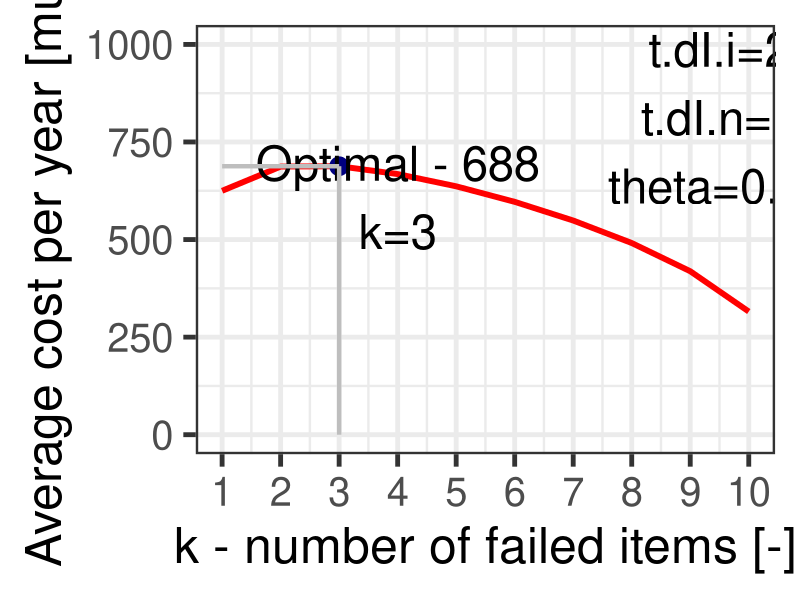
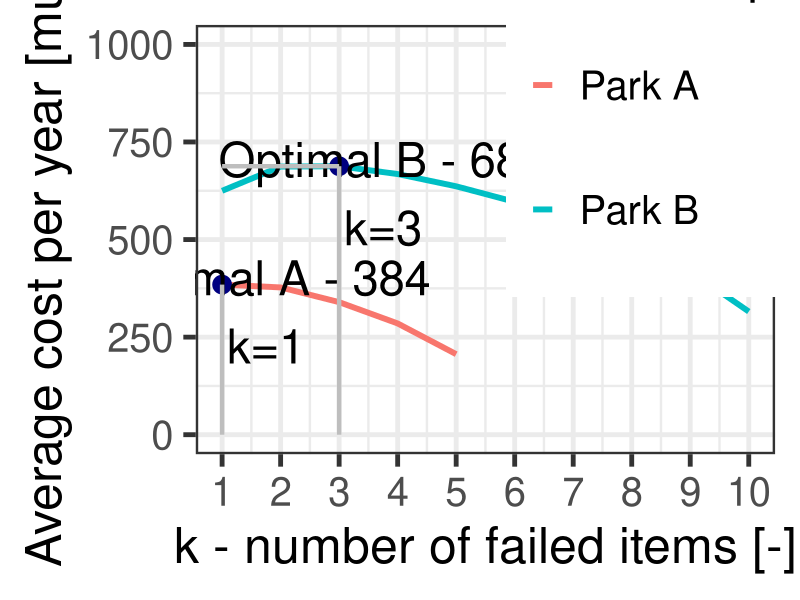
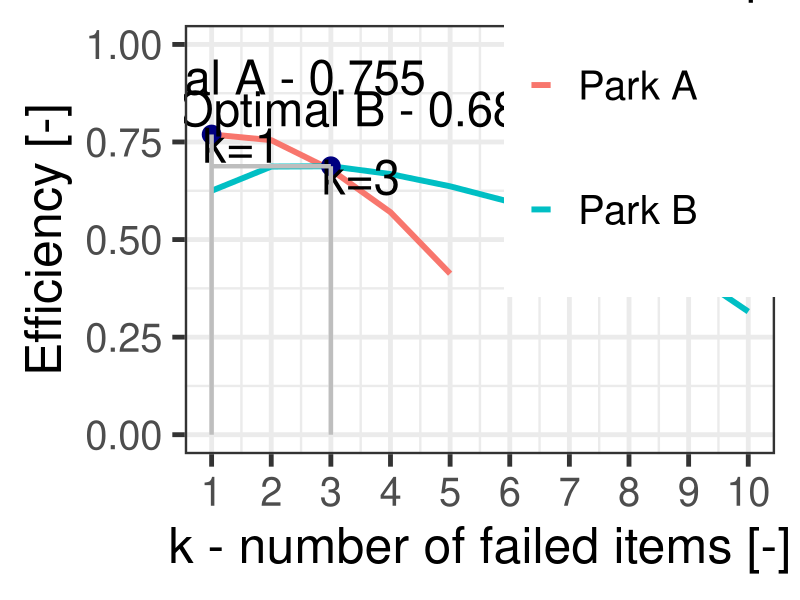
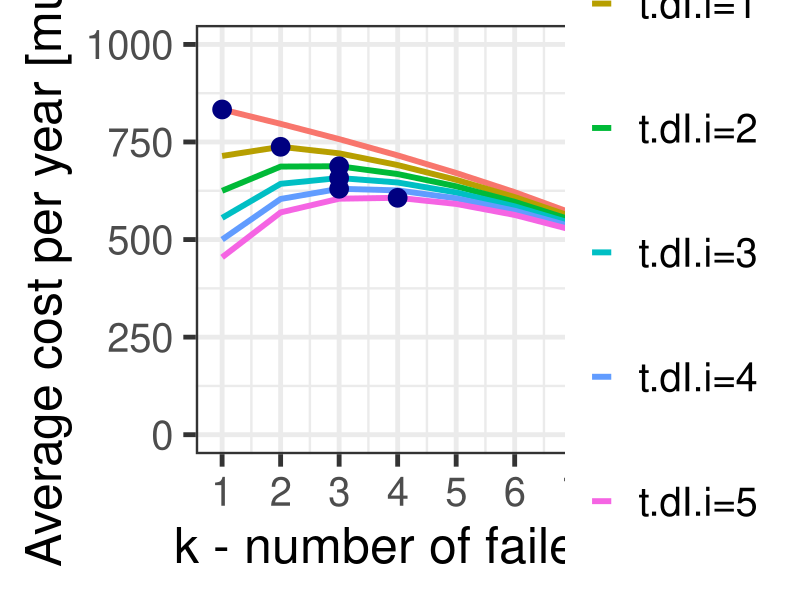
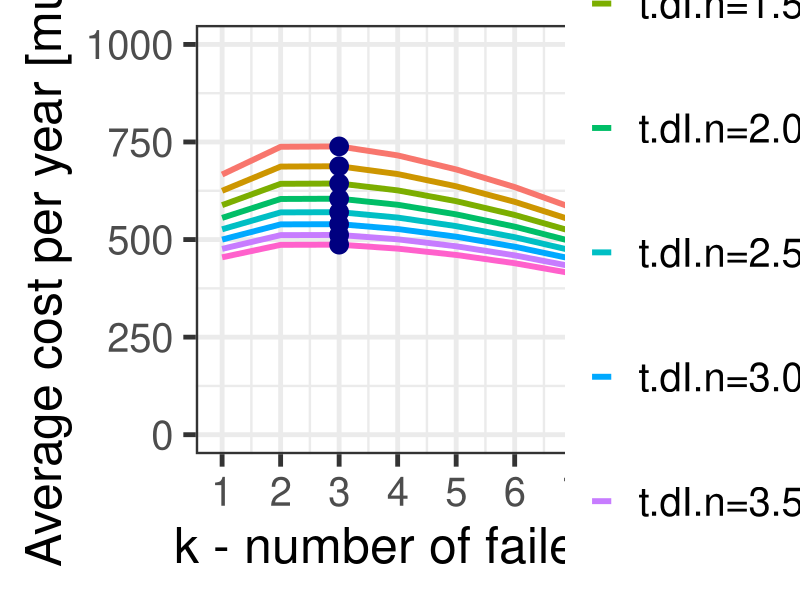

R code for these plots, in order:
# *-----------------------------------------------------------------
# | PROBLEM NUMBER: 4.1
# | PROBLEM NAME: Wind Mill Parks
# | UPDATE: AE     
# | DESCRIPTION: As an energy company operating Wind Mill Parks, the
# |              efficiency of operating the park with an IS is 
# |              considered, as well as the effect of a change in
# |              duration of intervention.
# | 
# | KEYWORDS: Wind mill, trigger, optimisation, cost, efficiency, 
# |           state-dependent, 
# *-----------------------------------------------------------------

### ------------------DATA AND PACKAGE IMPORT-----------------

rm(list=ls()) # clear the memory and items in R console

library(ggplot2)
library(tidyr)

### ------------------VARIABLE DEFINITION---------------------

## First we want to define the variables used for the program.

### ---------------VARIABLE INPUT-------------------

# Question A

N       <- 10   # number of items
C.bI.o  <- 100  # Money received if item in operation
C.bI.f  <- 0    # Penalty if item not operating
t.dI.i  <- 2    # fixed down-time
t.dI.n  <- 1    # variable down-time per failed item
THETA   <- 0.02 # the rate parameter

# For Question B, the original Wind mill park becomes Park B and 
# Park A isassigned the following variables:

N.A       <- 5
C.bI.o.A  <- 100  # Money received if the system in operation
t.dI.i.A  <- 2    # weeks on the site (fix)
t.dI.n.A  <- 1    # additional time L
THETA.A   <- 0.02

N.B       <- N        # number of items
C.bI.o.B  <- C.bI.o   # Money received if item in operation
t.dI.i.B  <- t.dI.i   # fixed down-time
t.dI.n.B  <- t.dI.n   # variable down-time per failed item
THETA.B   <- THETA 

t.dI.i.c <- seq(from=0, to=5, by=1)
t.dI.n.d <- seq(from=0.5, to=4, by=0.5)

### ---------------PROGRAM OUTPUT-------------------

# Define empty matrices for eta and chi for parts c and d of 
# the exercise

eta.c <- matrix(ncol=length(t.dI.i.c), nrow=N)
eta.d <- matrix(ncol=length(t.dI.n.d), nrow=N)
chi.c <- matrix(ncol=length(t.dI.i.c), nrow=N)
chi.d <- matrix(ncol=length(t.dI.n.d), nrow=N)


chifunction <- function(N,t.dI.i,t.dI.n,THETA,C.bI.o)
{
  W     <- matrix(nrow=N) #total system time during 1 repair cycle
  t.bI  <- matrix(nrow=N) 
  t.dI  <- matrix(nrow=N) 
  res   <- matrix(ncol=2, nrow=N) 
  eta   <- matrix(nrow=N) 
  chi   <- matrix(nrow=N) 
  A     <- matrix(nrow=N) 
  for (k in 1:N)
  {
    W[k]  <- k/THETA
    for (i in 1:k)
    {
      if (i==1)
      {
        A[i]=1/(N-i+1)
      } 
      else 
      {
        A[i]=A[i-1]+1/(N-i+1)
      }
    }
    t.bI <- A
  }
  for (k in 1:N)
  {
    t.dI[k]=t.dI.i+t.dI.n*k
    eta[k]=C.bI.o*(k/THETA)/((t.bI[k]/THETA)+t.dI[k])
    chi[k]=(1/N)*(k/THETA)/((t.bI[k]/THETA)+t.dI[k])
    res[k,1] <- eta[k]
    res[k,2] <- chi[k]
  }
  return(res)
}




### ------------------CALCULATIONS-------------------

cat('----------------------Question A--------------------------\n')

results <- chifunction(N,t.dI.i,t.dI.n,THETA,C.bI.o)
eta.a   <- results[,1]
chi.a   <- results[,2]
print('Optimal Intervention Strategy is T=')
print(which.max(eta.a))
print('where eta=')
print(max(eta.a))
print('Sensitivity can be analysed on the Graph.')

cat('----------------------Question B--------------------------\n')

eta.B <- eta.a
chi.B <- chi.a

results <- chifunction(N.A,t.dI.i.A,t.dI.n.A,THETA.A,C.bI.o.A)
eta.A   <- results[,1]
chi.A   <- results[,2]

print('When k=2 is the triggering state, the efficiency for each
      wind mill park')
print('Park A')
print(chi.A[2])
print('Park B')
print(chi.B[2])

cat('----------------------Question C--------------------------\n')

# For Question C, the original wind mill park is used to consider  
# how sensitive fixed down-time is to change. We consider t0 to be
# on the range 1-5 weeks.

for (u in 1:length(t.dI.i.c))
{
  results <- chifunction(N,t.dI.i.c[u],t.dI.n,THETA,C.bI.o)
  eta   <- results[,1]
  chi   <- results[,2]
  
  eta.c[,u] <- eta
  chi.c[,u] <- chi
}
print('As the fixed duration of intervention varies, so does the
      optimal IS')
print('For N=1 to N=5, k varies from k=2 to k=4')

cat('----------------------Question D--------------------------\n')

# For Question D, the original wind mill park is used to consider 
# how sensitive variable down-time is to change. We consider L to be
# on the range 0.5-4 weeks.



for (v in 1:length(t.dI.n.d))
{
  results <- chifunction(N,t.dI.i,t.dI.n.d[v],THETA,C.bI.o)
  eta   <- results[,1]
  chi   <- results[,2]
  
  eta.d[,v] <- eta
  chi.d[,v] <- chi
}

print('Regardless of length of variable intervention time, the
      optimal IS is k=3')

### --------------------PLOT--------------------
## The following code is only for plotting the figure given as 
## a solution to the Exercise

rdf <- as.data.frame(cbind(1:N,eta.a))
names(rdf) <- c("k","eta")

plotetaT <- ggplot(data=rdf,aes(x=k,y=eta)) + 
  geom_line(size=2,color="red") + 
  xlab("k - number of failed items [-]") + 
  ylab("Average cost per year [mu/tu]") + # Set axis labels
  scale_x_continuous(breaks = seq(0, max(rdf$k), by = 1)) +
  ylim(0,1000) +
  theme_bw(base_size=36) 

# Let us collect the optimal points in the data frame optimal

optimal <- as.data.frame(matrix(nrow=1,ncol=2))
names(optimal) <- c("x","y")

data <- rdf
optimal[1,1] <- data$k[which.max(data$eta)]
optimal[1,2] <- max(data$eta)

optlines <- data.frame(key = c("z","z")
                       , x0 = c(min(rdf$k)
                                ,optimal$x)
                       , x1 = c(optimal$x
                                ,optimal$x)
                       , y0 = c(optimal$y,optimal$y)
                       , y1 = c(optimal$y,0))

# Now we add these points to the graph before exporting
plotetaT + geom_point(data=optimal
                      , aes(x=x
                            , y=y)
                      , colour="navyblue"
                      , size=6) +
  annotate("text", label="Optimal - 688\nk=3"
           , x=optimal[1,1]+1, y=optimal[1,2]-80
           , size=12) +
  annotate("text", label="n=10\nt.dI.i=2\nt.dI.n=1\ntheta=0.02"
           , x=9.5, y=900
           , size=12) +
  geom_segment(aes(x = x0, y = y0
                   , xend = x1, yend = y1)
               , data = optlines
               , size = 1.5
               , color= "grey") # Also draw lines to optimal point



dev.copy(png,'E4-01_etaA.png',width=2000,height=1330)
dev.off()


# Plot for Question B

rdfB <- as.data.frame(cbind(1:N,eta.A,eta.B))
names(rdfB) <- c("k","etaA","etaB")
# We see that there are only 5 items in Park A
# We thus empty the data frame before gathering
rdfB$etaA[6:10] <- NA 
rdfBtidy <- gather(rdfB
                   ,etaA,etaB
                   ,key="key",value="value")
# We now remove all rows where the value is NA
rdfBtidy <- rdfBtidy[!is.na(rdfBtidy$value),]

plotetaB <- ggplot(data=rdfBtidy,aes(x=k,y=value
                                     ,group=key,color=key)) + 
  geom_line(size=2) + 
  scale_colour_hue(name="Wind mill park",      # Set legend title
                   breaks=c("etaA","etaB"),
                   labels=c("\nPark A\n"
                            , "\nPark B\n")
  )  +
  scale_x_continuous(breaks = seq(0, max(rdfBtidy$k), by = 1)) +
  scale_linetype_discrete(name="Wind mill park") +
  xlab("k - number of failed items [-]") + 
  ylab("Average cost per year [mu/tu]") + # Set axis labels
  ylim(0,1000) +
  theme_bw(base_size=36) +
  theme(legend.position=c(.85, .8))           # Position legend

# Let us collect the optimal points in the data frame optimal

optimal <- as.data.frame(matrix(nrow=2,ncol=3))
names(optimal) <- c("key","x","y")
key <- c("etaA","etaB")

# We remove the NAs for the finding of optimal points.
# This function works for this case since both optimals
# are found within the non-deleted range, k = (0,5]
data <- na.omit(rdfB)
for (n in 1:2)
{
  optimal[n,1] <- key[n]
  optimal[n,2] <- na.omit(data$k[which.max(data[,n+1])])
  optimal[n,3] <- max(data[,n+1])
  opt <- data.frame(key = c("z","z")
                    , x0 = c(min(data$k)
                             ,optimal$x[n])
                    , x1 = c(optimal$x[n]
                             ,optimal$x[n])
                    , y0 = c(optimal$y[n],optimal$y[n])
                    , y1 = c(optimal$y[n],0))
  if      (n==1) { optlines <- opt} 
  else if (n!=1) { optlines <- rbind(optlines,opt)}
}

# Now we add these points to the graph before exporting
plotetaB + geom_point(data=optimal
                      , aes(x=x
                            , y=y)
                      , colour="navyblue"
                      , size=6) +
  annotate("text", label="Optimal B - 688\nk=3"
           , x=optimal[2,2]+0.75, y=optimal[2,3]-70
           , size=12) +
  annotate("text", label="Optimal A - 384\nk=1"
           , x=optimal[1,2]+0.75, y=optimal[1,3]-70
           , size=12) +
  geom_segment(aes(x = x0, y = y0
                   , xend = x1, yend = y1)
               , data = optlines
               , size = 1.5
               , color= "grey") # Also draw lines to optimal point



dev.copy(png,'E4-01_etaB.png',width=2000,height=1330)
dev.off()

# Find efficiency

rdfBchi <- as.data.frame(cbind(1:N,chi.A,chi.B))
names(rdfBchi) <- c("k","chiA","chiB")
# We see that there are only 5 items in Park A
# We thus empty the data frame before gathering
rdfBchi$chiA[6:10] <- NA 
rdfBchitidy <- gather(rdfBchi
                      ,chiA,chiB
                      ,key="key",value="value")
# We now remove all rows where the value is NA
rdfBchitidy <- rdfBchitidy[!is.na(rdfBchitidy$value),]

plotchiB <- ggplot(data=rdfBchitidy,aes(x=k,y=value
                                        ,group=key,color=key)) + 
  geom_line(size=2) + 
  scale_colour_hue(name="Wind mill park",      # Set legend title
                   breaks=c("chiA","chiB"),
                   labels=c("\nPark A\n"
                            , "\nPark B\n")
  )  +
  scale_linetype_discrete(name="Wind mill park") +
  scale_x_continuous(breaks = seq(0, max(rdfBchitidy$k), by = 1)) +
  xlab("k - number of failed items [-]") + 
  ylab("Efficiency [-]") + # Set axis labels
  ylim(0,1) +
  theme_bw(base_size=36) +
  theme(legend.position=c(.85, .8))           # Position legend 

# Let us collect the optimal points in the data frame optimal

optimal <- as.data.frame(matrix(nrow=2,ncol=3))
names(optimal) <- c("key","x","y")
key <- c("chiA","chiB")

# We remove the NAs for the finding of optimal points.
# This function works for this case since both optimals
# are found within the non-deleted range, k = (0,5]
data <- na.omit(rdfBchi)
for (n in 1:2)
{
  optimal[n,1] <- key[n]
  optimal[n,2] <- na.omit(data$k[which.max(data[,n+1])])
  optimal[n,3] <- max(data[,n+1])
  opt <- data.frame(key = c("z","z")
                    , x0 = c(min(data$k)
                             ,optimal$x[n])
                    , x1 = c(optimal$x[n]
                             ,optimal$x[n])
                    , y0 = c(optimal$y[n],optimal$y[n])
                    , y1 = c(optimal$y[n],0))
  if      (n==1) { optlines <- opt} 
  else if (n!=1) { optlines <- rbind(optlines,opt)}
}

# Now we add these points to the graph before exporting
plotchiB + geom_point(data=optimal
                      , aes(x=x
                            , y=y)
                      , colour="navyblue"
                      , size=6) +
  annotate("text", label="Optimal B - 0.688\nk=3"
           , x=optimal[2,2]+0.5, y=optimal[2,3]+0.060
           , size=12) +
  annotate("text", label="Optimal A - 0.755\nk=1"
           , x=optimal[1,2]+0.5, y=optimal[1,3]+0.060
           , size=12) +
  geom_segment(aes(x = x0, y = y0
                   , xend = x1, yend = y1)
               , data = optlines
               , size = 1.5
               , color= "grey") # Also draw lines to optimal point



dev.copy(png,'E4-01_chiB.png',width=2000,height=1330)
dev.off()


# Plot for Question C

rdfC <- as.data.frame(cbind(1:N,eta.c))
names(rdfC) <- c("k","t0","t1","t2","t3","t4","t5")

rdfCtidy <- gather(rdfC
                   ,t0,t1,t2,t3,t4,t5
                   ,key="key",value="value")

plotC <- ggplot(data=rdfCtidy,aes(x=k,y=value
                                  ,group=key,color=key)) + 
  geom_line(size=2) + 
  scale_colour_hue(name="Set-up time",      # Set legend title
                   breaks=c("t0","t1","t2","t3","t4","t5"),
                   labels=c("\nt.dI.i=0\n"
                            , "\nt.dI.i=1\n"
                            , "\nt.dI.i=2\n"
                            , "\nt.dI.i=3\n"
                            , "\nt.dI.i=4\n"
                            , "\nt.dI.i=5\n")
  )  +
  scale_linetype_discrete(name="Set-up time") +
  scale_x_continuous(breaks = seq(0, max(rdfCtidy$k), by = 1)) +
  xlab("k - number of failed items [-]") + 
  ylab("Average cost per year [mu/tu]") + # Set axis labels
  ylim(0,1000) +
  theme_bw(base_size=36) +
  theme(legend.position=c(.9, .7))           # Position legend

# Let us collect the optimal points in the data frame optimal

optimal <- as.data.frame(matrix(nrow=6,ncol=3))
names(optimal) <- c("key","x","y")
key <- c("t0","t1","t2","t3","t4","t5")

data <- rdfC
for (i in 1:6)
{
  optimal[i,1] <- key[i]
  optimal[i,2] <- na.omit(data$k[which.max(data[,i+1])])
  optimal[i,3] <- max(data[,i+1])
}

# Now we add these points to the graph before exporting
plotC + geom_point(data=optimal
                   , aes(x=x
                         , y=y)
                   , colour="navyblue"
                   , size=6) 

dev.copy(png,'E4-01_etaC.png',width=2000,height=1330)
dev.off()

# Plot for Question D

rdfD <- as.data.frame(cbind(1:N,eta.d))
names(rdfD) <- c("k","t0.5","t1.0","t1.5","t2.0"
                 ,"t2.5","t3.0","t3.5","t4.0")

rdfDtidy <- gather(rdfD
                   ,t0.5,t1.0,t1.5,t2.0,t2.5,t3.0,t3.5,t4.0
                   ,key="key",value="value")

plotD <- ggplot(data=rdfDtidy,aes(x=k,y=value
                                  ,group=key,color=key)) + 
  geom_line(size=2) + 
  scale_colour_hue(name="Set-up time",      # Set legend title
                   breaks=c("t0.5","t1.0","t1.5","t2.0"
                            ,"t2.5","t3.0","t3.5","t4.0"),
                   labels=c( "\nt.dI.n=0.5\n"
                             , "\nt.dI.n=1.0\n"
                             , "\nt.dI.n=1.5\n"
                             , "\nt.dI.n=2.0\n"
                             , "\nt.dI.n=2.5\n"
                             , "\nt.dI.n=3.0\n"
                             , "\nt.dI.n=3.5\n"
                             , "\nt.dI.n=4.0\n")
  )  +
  scale_linetype_discrete(name="Repair time") +
  scale_x_continuous(breaks = seq(0, max(rdfDtidy$k), by = 1)) +
  xlab("k - number of failed items [-]") + 
  ylab("Average cost per year [mu/tu]") + # Set axis labels
  ylim(0,1000) +
  theme_bw(base_size=36) +
  theme(legend.position=c(.9, .7))           # Position legend

# Let us collect the optimal points in the data frame optimal

optimal <- as.data.frame(matrix(nrow=8,ncol=3))
names(optimal) <- c("key","x","y")
key <- c("t0.5","t1.0","t1.5","t2.0"
         ,"t2.5","t3.0","t3.5","t4.0")

data <- rdfD
for (i in 1:8)
{
  optimal[i,1] <- key[i]
  optimal[i,2] <- na.omit(data$k[which.max(data[,i+1])])
  optimal[i,3] <- max(data[,i+1])
}

# Now we add these points to the graph before exporting
plotD + geom_point(data=optimal
                   , aes(x=x
                         , y=y)
                   , colour="navyblue"
                   , size=6) 

dev.copy(png,'E4-01_etaD.png',width=2000,height=1330)
dev.off()

### ------------------PLOT END-------------------

# END